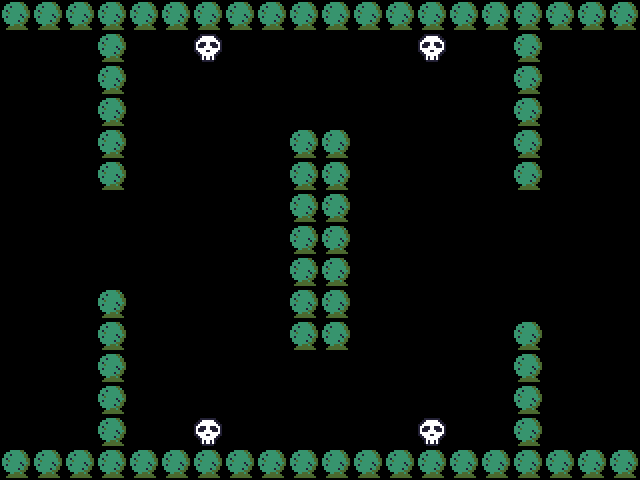

A 2D game scene composited from a Tiled map and its tileset images. What follows is a short description and the map's XML, with every tile layer's data as written:
An orthogonal 20x15 tile map with 32x32 px tiles, 1 tile layer (object).

<map version="1.0" orientation="orthogonal" renderorder="right-down" width="20" height="15" tilewidth="32" tileheight="32" nextobjectid="1">
 <tileset firstgid="1" name="tileset" tilewidth="32" tileheight="32" tilecount="64" columns="8">
  <image source="tileset.png" width="256" height="256" />
 </tileset>
 <layer name="object" width="20" height="15">
  <data encoding="csv">
3,3,3,3,3,3,3,3,3,3,3,3,3,3,3,3,3,3,3,3,
0,0,0,3,0,0,20,0,0,0,0,0,0,20,0,0,3,0,0,0,
0,0,0,3,0,0,0,0,0,0,0,0,0,0,0,0,3,0,0,0,
0,0,0,3,0,0,0,0,0,0,0,0,0,0,0,0,3,0,0,0,
0,0,0,3,0,0,0,0,0,3,3,0,0,0,0,0,3,0,0,0,
0,0,0,3,0,0,0,0,0,3,3,0,0,0,0,0,3,0,0,0,
0,0,0,0,0,0,0,0,0,3,3,0,0,0,0,0,0,0,0,0,
0,0,0,0,0,0,0,0,0,3,3,0,0,0,0,0,0,0,0,0,
0,0,0,0,0,0,0,0,0,3,3,0,0,0,0,0,0,0,0,0,
0,0,0,3,0,0,0,0,0,3,3,0,0,0,0,0,0,0,0,0,
0,0,0,3,0,0,0,0,0,3,3,0,0,0,0,0,3,0,0,0,
0,0,0,3,0,0,0,0,0,0,0,0,0,0,0,0,3,0,0,0,
0,0,0,3,0,0,0,0,0,0,0,0,0,0,0,0,3,0,0,0,
0,0,0,3,0,0,20,0,0,0,0,0,0,20,0,0,3,0,0,0,
3,3,3,3,3,3,3,3,3,3,3,3,3,3,3,3,3,3,3,3
</data>
 </layer>
</map>
